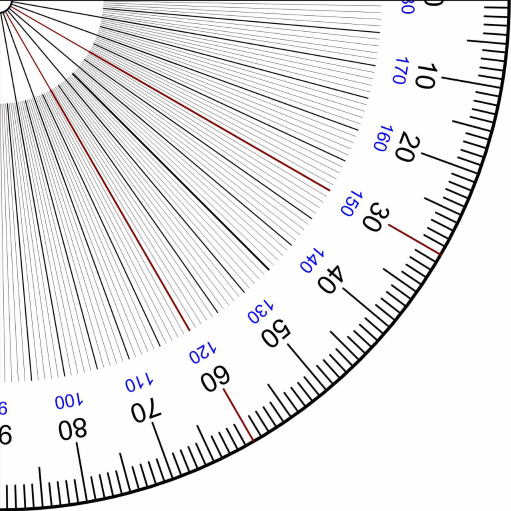
#> input picture protractor.png, 511 x 511 px
$ jupyter execute topview.ipynb
#> lines starting #> are read from the running program, lines starting #| are printed output that depends on the picture; long printed decimals are rounded
# Half Top View

[cell 1]
import cv2
import numpy as np
import random
import math

# Generate a random x and y position

นำเข้ารูปและสุ่มตำแหน่ง

[cell 2]
# img = np.ones((640, 640, 3), np.uint8) * 255
img = cv2.imread('protractor.png',cv2.IMREAD_UNCHANGED)
#> img is the input picture: shape (511, 511, 4); mean B, G, R, A 232.2, 231.5, 232.1, 255
ymax,xmax = img.shape[:2]
#> ymax = 511; xmax = 511
x = random.randint(0, xmax)
#> x = 394
y = random.randint(0, ymax)
#> y = 430

วาดจุดตามตำแหน่งที่สุ่มได้

[cell 3]
# Draw a black dot at the random position

cv2.circle(img, (x, y), 8, (0, 0, 255), -1)

[cell 4]
# import cv2

# # Read the image
# image = cv2.imread("image.jpg")

# # Get the size of the image
# size = cv2.Size(image)

# # Print the size of the image
# print("The size of the image is: {}x{}".format(size.width, size.height))

### คำนวณมุม

[cell 5]
# Calculate the angle between the dot and the zero point

angle = math.atan2(y, x)
#> angle = 0.829
print(angle)
#| 0.8291
angle_degrees = angle * 180/math.pi
#> angle_degrees = 47.5
print(angle_degrees)
#| 47.502

[cell 6]
# Draw a line from the zero point to the dot
# cv2.line(img, (0, 0), (x, y), (0, 0, 0), 2)

[cell 7]
# distance = math.sqrt((x)**2 + (y)**2)

## Prove

พิสูจน์ว่ามุมที่หาได้ตรง

[cell 8]
#Draw a line from angle
x2 = x + int(250 * np.cos(np.radians(angle_degrees)))
#> x2 = 562
y2 = y + int(250 * np.sin(np.radians(angle_degrees)))
#> y2 = 614
print(x,y)
#| 394 430
print(x2,y2)
#| 562 614
cv2.line(img, (0, 0), (x2,y2 ), (0, 255, 0), 2,lineType=cv2.LINE_AA)

[cell 9]
# # Draw a red line from the zero point to (x/2, y)
# cv2.line(img, (320, 640), (320, 0), (0, 0, 255), 2)

## Plot show

[cell 10]
# Display the image
# cv2.imshow("Image", img)

# Display the angle in the image
angle_text = f"Angle: {angle_degrees:.2f} degree"
#> angle_text = 'Angle: 47.50 degree'
cv2.putText(img, angle_text, (5, 20), cv2.FONT_HERSHEY_SIMPLEX, 0.8, (0, 0, 255), 2)
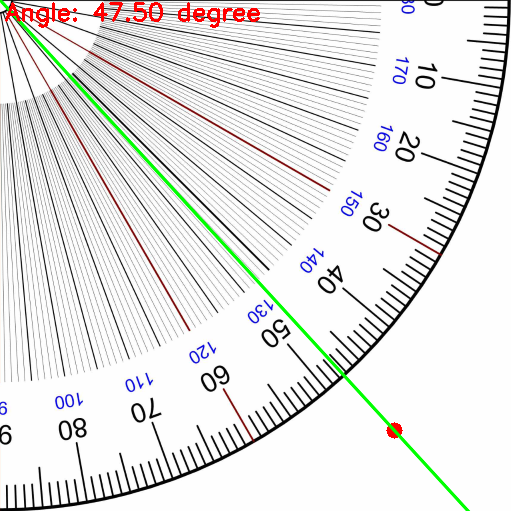
#> img: shape (511, 511, 4); mean B, G, R, A 228.6, 230, 230.3, 251
cv2.imshow("Image with angle", img)

# Wait for the user to press a key
cv2.waitKey(0)

# Destroy all windows
cv2.destroyAllWindows()

[cell 11]
angle_degrees = angle * 180/math.pi
angle_text = f"Angle: {angle_degrees:.2f} degrees"
#> angle_text = 'Angle: 47.50 degrees'
